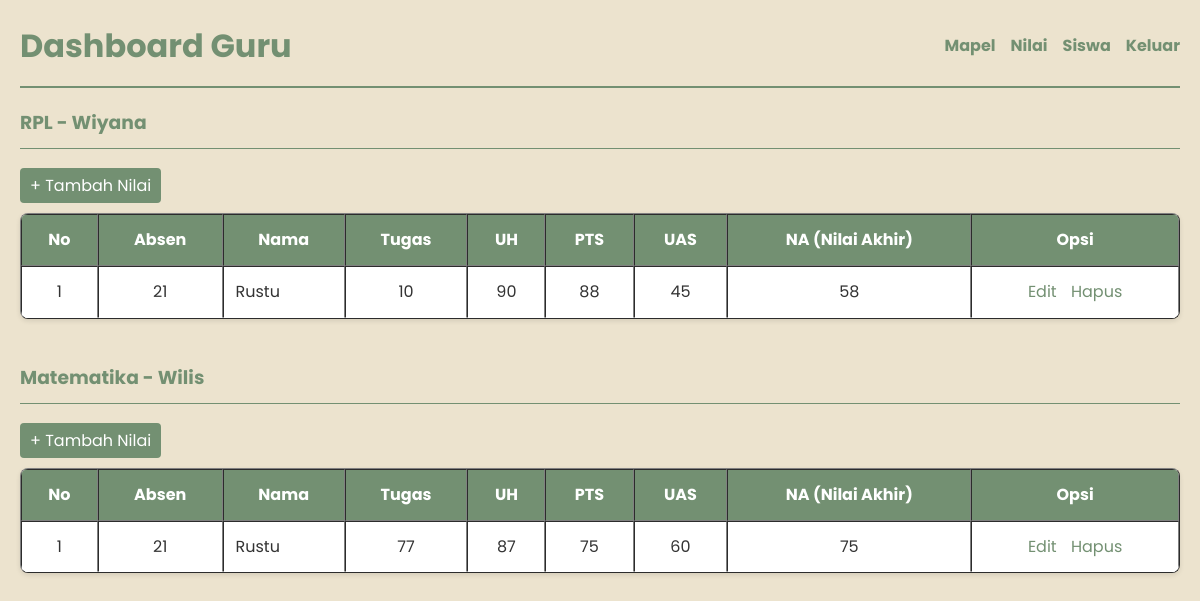
Page /nilai.php on the committed database.
### tables this page shows
CREATE TABLE `mapel` (
  `id_mapel` int(11) NOT NULL,
  `nama_mapel` varchar(255) NOT NULL,
  `nama_guru` varchar(255) NOT NULL
);

CREATE TABLE `nilai` (
  `id_nilai` int(11) NOT NULL,
  `id_siswa` int(11) NOT NULL,
  `id_mapel` int(11) NOT NULL,
  `tugas` int(255) NOT NULL,
  `uh` int(255) NOT NULL,
  `pts` int(255) NOT NULL,
  `uas` int(255) NOT NULL,
  `nilai_akhir` decimal(10,0) NOT NULL
);

CREATE TABLE `user` (
  `id` int(11) NOT NULL,
  `absen` int(255) NOT NULL,
  `nama` varchar(255) NOT NULL,
  `password` varchar(255) NOT NULL,
  `role` enum('guru','siswa') NOT NULL
);

### nilai.php (the view, shortened to what this page needs)
<?php
include 'koneksi.php';
$mapel_query = "SELECT * FROM mapel";
$mapel_result = $conn->query($mapel_query);
?>
<!DOCTYPE html>
<html lang="id">
<head>
    <link rel="stylesheet" href="css/dashboard_guru.css">
</head>
<body>
    <header>
        <h1>Dashboard Guru</h1>
        <nav>
            <ul>
                <li><a href="mapel.php">Mapel</a></li>
                <li><a href="nilai.php">Nilai</a></li>
                <li><a href="siswa.php">Siswa</a></li>
                <li><a href="index.php">Keluar</a></li>
            </ul>
        </nav>
    </header>
    <main>
        <div class="data">
            <?php
            while ($mapel = $mapel_result->fetch_assoc()) {
                $mapel_id = $conn->real_escape_string($mapel['id_mapel']);
                $nilai_query = "
                    SELECT
                        nilai.id_nilai,
                        `user`.absen,
                        `user`.nama,
                        mapel.nama_mapel,
                        mapel.nama_guru,
                        nilai.tugas,
                        nilai.uh,
                        nilai.pts,
                        nilai.uas,
                        ROUND((nilai.tugas + nilai.uh + nilai.pts + nilai.uas) / 4) AS nilai_akhir
                    FROM nilai
                    JOIN `user` ON nilai.id_siswa = `user`.id
                    JOIN mapel ON nilai.id_mapel = mapel.id_mapel
                    WHERE nilai.id_mapel = '$mapel_id'
                    ORDER BY `user`.absen";
                $nilai_result = $conn->query($nilai_query);
            ?>
                <h3><?= htmlspecialchars($mapel['nama_mapel']); ?> - <?= htmlspecialchars($mapel['nama_guru']); ?></h3>
                <ul>
                    <li><a href="tambah_nilai.php?id_mapel=<?= $mapel['id_mapel']; ?>">+ Tambah Nilai</a></li>
                </ul>
                <table border="1">
                    <tr>
                        <th>No</th>
                        <th>Absen</th>
                        <th>Nama</th>
                        <th>Tugas</th>
                        <th>UH</th>
                        <th>PTS</th>
                        <th>UAS</th>
                        <th>NA (Nilai Akhir)</th>
                        <th>Opsi</th>
                    </tr>
                    <?php
                    $no = 1;
                    while ($row = $nilai_result->fetch_assoc()) { ?>
                        <tr>
                            <td><?= $no++; ?></td>
                            <td><?= htmlspecialchars($row['absen']); ?></td>
                            <td style="text-align: left;"><?= htmlspecialchars($row['nama']); ?></td>
                            <td><?= htmlspecialchars($row['tugas']); ?></td>
                            <td><?= htmlspecialchars($row['uh']); ?></td>
                            <td><?= htmlspecialchars($row['pts']); ?></td>
                            <td><?= htmlspecialchars($row['uas']); ?></td>
                            <td><?= htmlspecialchars($row['nilai_akhir']); ?></td>
                            <td>
                                <a href="edit_nilai.php?id=<?= $row['id_nilai']; ?>">Edit</a>
                                <a href="hapus_nilai.php?id=<?= $row['id_nilai']; ?>"
                                    onclick="return confirm('Apakah yakin ingin menghapus data nilai?')">Hapus</a>
                            </td>
                        </tr>
                    <?php } ?>
                </table>
                <br>
            <?php } ?>
        </div>
    </main>
</body>
</html>

### css/dashboard_guru.css (style rules this page uses)
* { font-family: 'Poppins', sans-serif; }
body { line-height: 1.6; background-color: #ece3ce; color: #333; max-width: 1200px; margin: 0 auto; padding: 20px; }
header { display: flex; justify-content: space-between; align-items: center; border-bottom: 2px solid #739072; padding-bottom: 15px; margin-bottom: 20px; }
header h1 { color: #739072; margin: 0; }
nav ul { list-style: none; padding: 0; margin: 0; display: flex; gap: 15px; }
nav ul li a { text-decoration: none; color: #739072; font-weight: bold; transition: color 0.3s ease; }
.data h3 { color: #739072; border-bottom: 1px solid #739072; padding-bottom: 10px; }
.data ul { list-style: none; padding: 0; margin-bottom: 10px; }
.data ul li a { display: inline-block; background-color: #739072; color: white; padding: 5px 10px; text-decoration: none; border-radius: 4px; }
table { width: 100%; border-collapse: separate; border-spacing: 0; background-color: #ffffff; box-shadow: 0 2px 5px rgba(0, 0, 0, 0.1); border-radius: 8px; overflow: hidden; }
table th { background-color: #739072; color: white; text-align: center; padding: 12px; }
table td { padding: 12px; text-align: center; border-bottom: 1px solid #ffffff; }
table tr:nth-child(even) { background-color: #ffffff; }
table td:first-child { text-align: center; }
table td:nth-child(3) { text-align: left; }
table td a { text-decoration: none; color: #739072; margin: 0 5px; }

### rows in the picture
mapel: nama_mapel "RPL", nama_guru "Wiyana"
nilai: user.absen "21", user.nama "Rustu", tugas "10", uh "90", pts "88", uas "45", nilai_akhir "58"
mapel: nama_mapel "Matematika", nama_guru "Wilis"
nilai: user.absen "21", user.nama "Rustu", tugas "77", uh "87", pts "75", uas "60", nilai_akhir "75"
